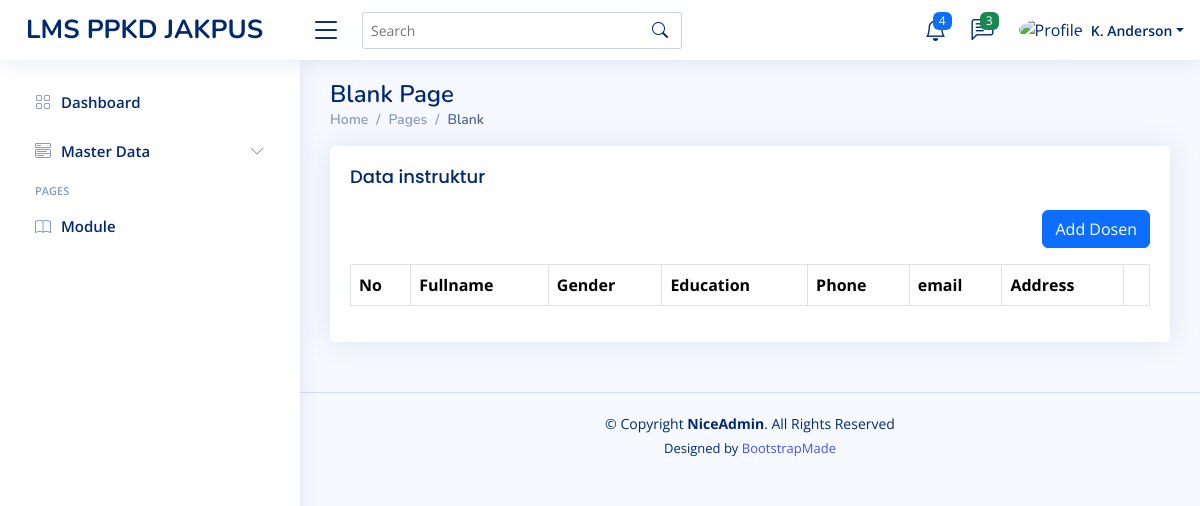
The app's page /home.php?page=instructor, older data.
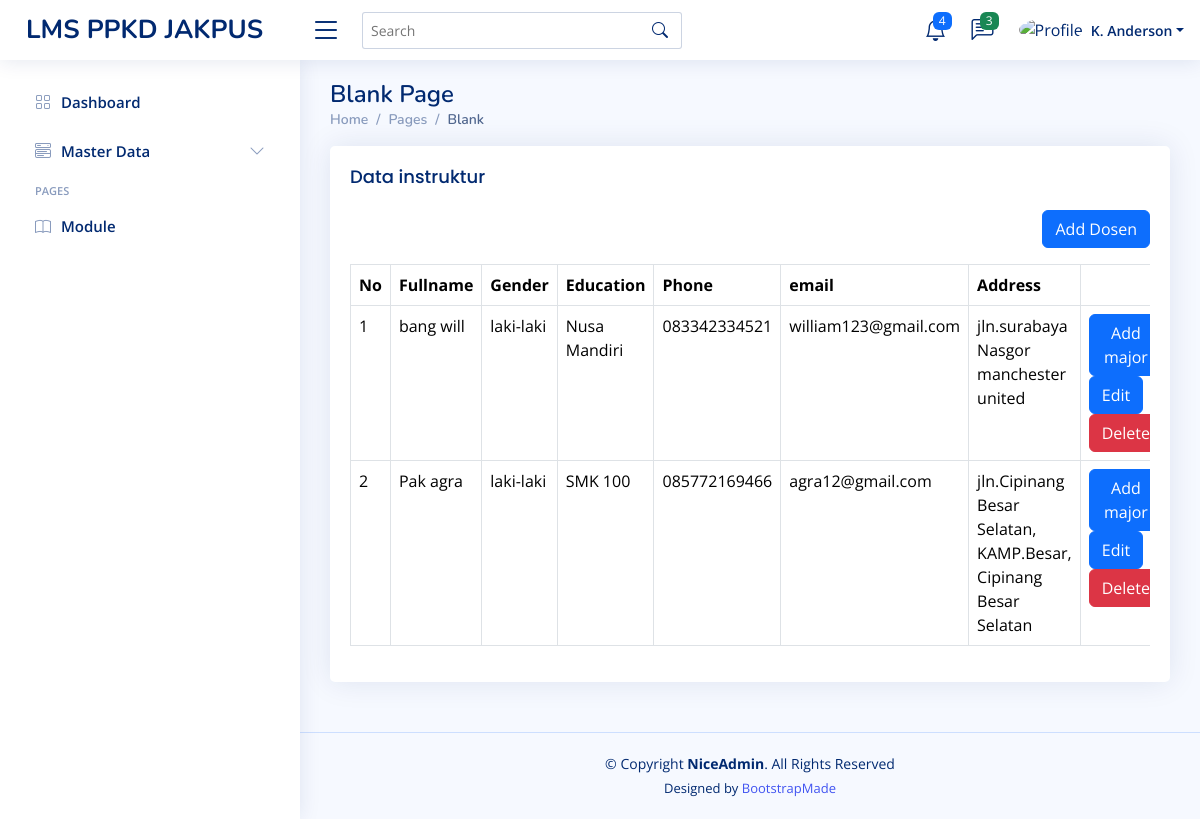
The same page, newer data.
### tables this page shows
CREATE TABLE `instructors` (
  `id` int(11) NOT NULL,
  `name` varchar(50) NOT NULL,
  `gender` tinyint(1) NOT NULL,
  `education` varchar(30) NOT NULL,
  `phone` varchar(15) NOT NULL,
  `email` varchar(50) NOT NULL,
  `address` text NOT NULL,
  `created_at` timestamp NOT NULL DEFAULT current_timestamp(),
  `update_at` timestamp NULL DEFAULT NULL ON UPDATE current_timestamp()
);

### content/instructor.php (the view)
<?php
$query = mysqli_query($config, "SELECT * FROM instructors  ORDER BY id DESC");
$rows = mysqli_fetch_all($query, MYSQLI_ASSOC);
?>
<div class="row">
  <div class="col-12">
    <div class="card">
      <div class="card-body">
        <h5 class="card-title"> Data instruktur</h5>
        <div class="mb-3" align="right">
          <a href="?page=tambah-instructor" class="btn btn-primary">Add Dosen</a>
        </div>
        <div class="table-responsive">
          <table class="table table-bordered">
            <thead>
              <tr>
                <th>No</th>
                <th>Fullname</th>
                <th>Gender</th>
                <th>Education</th>
                <th>Phone</th>
                <th>email</th>
                <th>Address</th>
                <th></th>
              </tr>
            </thead>
            <tbody>
              <?php foreach($rows as $key => $row): ?>
              <tr>
                <td><?php echo $key += 1; ?></td>
                <td><?php echo $row['name'] ?></td>
                <td><?php echo $row['gender'] == 1 ? "laki-laki" : "Perempuan"; ?></td>
                <td><?php echo $row['education'] ?></td>
                <td><?php echo $row['phone'] ?></td>
                <td><?php echo $row['email'] ?></td>
                <td><?php echo $row['address'] ?></td>
                <td>
                  <a href="?page=tambah-instructor-major&id=<?php echo $row ['id']?>" class="btn btn-primary">Add
                    major</a>
                  <a href="?page=tambah-instructor&edit=<?php echo $row ['id']?>" class="btn btn-primary">Edit</a>
                  <a onclick="return confirm('bener gak mau dihapus?')"
                    href="?page=tambah-instructor&delete=<?php echo $row ['id']?>" class="btn btn-danger">Delete</a>
                </td>
              </tr>
              <?php endforeach ?>
            </tbody>
          </table>
        </div>
      </div>
    </div>
  </div>
</div>

### home.php (shortened to what this page needs)
<!DOCTYPE html>
<html lang="en">
<head>
  <link href="assets/assets/vendor/bootstrap/css/bootstrap.min.css" rel="stylesheet">
  <link href="assets/assets/vendor/bootstrap-icons/bootstrap-icons.css" rel="stylesheet">
  <link href="assets/assets/vendor/boxicons/css/boxicons.min.css" rel="stylesheet">
  <link href="assets/assets/vendor/quill/quill.snow.css" rel="stylesheet">
  <link href="assets/assets/vendor/quill/quill.bubble.css" rel="stylesheet">
  <link href="assets/assets/vendor/remixicon/remixicon.css" rel="stylesheet">
  <link href="assets/assets/vendor/simple-datatables/style.css" rel="stylesheet">
  <link href="assets/assets/css/style.css" rel="stylesheet">
</head>
<body>
  <?php include "inc/header.php" ?>
  <?php include "inc/sidebar.php" ?>
  <main id="main" class="main">
    <div class="pagetitle">
      <h1>Blank Page</h1>
      <nav>
        <ol class="breadcrumb">
          <li class="breadcrumb-item"><a href="index.html">Home</a></li>
          <li class="breadcrumb-item">Pages</li>
          <li class="breadcrumb-item active">Blank</li>
        </ol>
      </nav>
    </div>
    <section class="section">
      <?php
          if (isset($_GET['page'])) {
            if (file_exists("content/" . $_GET['page'] . ".php")) {
              include ('content/' . $_GET['page'] . ".php");
                } else {
                    include 'content/dashboard.php';
                      }
                } else {
                     include 'content/user.php';
                    }
                    ?>
    </section>
  </main>
  <footer id="footer" class="footer">
    <div class="copyright">
      &copy; Copyright <strong><span>NiceAdmin</span></strong>. All Rights Reserved
    </div>
    <div class="credits">
      Designed by <a href="https://bootstrapmade.com/">BootstrapMade</a>
    </div>
  </footer>
</body>
</html>

### inc/header.php (shortened to what this page needs)
<header id="header" class="header fixed-top d-flex align-items-center">
  <div class="d-flex align-items-center justify-content-between">
    <a href="index.html" class="logo d-flex align-items-center">
      <span class="d-none d-lg-block">LMS PPKD JAKPUS</span>
    </a>
    <i class="bi bi-list toggle-sidebar-btn"></i>
  </div>
  <div class="search-bar">
    <form class="search-form d-flex align-items-center" method="POST" action="#">
      <input type="text" name="query" placeholder="Search" title="Enter search keyword">
      <button type="submit" title="Search"><i class="bi bi-search"></i></button>
    </form>
  </div>
  <nav class="header-nav ms-auto">
    <ul class="d-flex align-items-center">
      <li class="nav-item dropdown">
        <a class="nav-link nav-icon" href="#" data-bs-toggle="dropdown">
          <i class="bi bi-bell"></i>
          <span class="badge bg-primary badge-number">4</span>
        </a>
      </li>
      <li class="nav-item dropdown">
        <a class="nav-link nav-icon" href="#" data-bs-toggle="dropdown">
          <i class="bi bi-chat-left-text"></i>
          <span class="badge bg-success badge-number">3</span>
        </a>
      </li>
      <li class="nav-item dropdown pe-3">
        <a class="nav-link nav-profile d-flex align-items-center pe-0" href="#" data-bs-toggle="dropdown">
          <img src="assets/assets/img/profile-img.jpg" alt="Profile" class="rounded-circle">
          <span class="d-none d-md-block dropdown-toggle ps-2">K. Anderson</span>
        </a>
      </li>
    </ul>
  </nav>
</header>

### inc/sidebar.php (shortened to what this page needs)
<aside id="sidebar" class="sidebar">
  <ul class="sidebar-nav" id="sidebar-nav">
    <li class="nav-item">
      <a class="nav-link collapsed" href="index.html">
        <i class="bi bi-grid"></i>
        <span>Dashboard</span>
      </a>
    </li>
    <li class="nav-item">
      <a class="nav-link collapsed" data-bs-target="#components-nav" data-bs-toggle="collapse" href="#">
        <i class="bi bi-menu-button-wide"></i><span>Master Data</span><i class="bi bi-chevron-down ms-auto"></i>
      </a>
    </li>
    <li class="nav-heading">Pages</li>
    <li class="nav-item">
      <a class="nav-link collapsed" href="users-profile.html">
        <i class="bi bi-book"></i>
        <span>Module</span>
      </a>
    </li>
  </ul>
</aside>

### assets/assets/css/style.css (style rules this page uses)
:root { scroll-behavior: smooth; }
body { font-family: "Open Sans", sans-serif; background: #f6f9ff; color: #444444; }
a { color: #4154f1; text-decoration: none; }
h1, h2, h3, h4, h5, h6 { font-family: "Nunito", sans-serif; }
#main { margin-top: 60px; padding: 20px 30px; transition: all 0.3s; }
.pagetitle { margin-bottom: 10px; }
.pagetitle h1 { font-size: 24px; margin-bottom: 0; font-weight: 600; color: #012970; }
.card { margin-bottom: 30px; border: none; border-radius: 5px; box-shadow: 0px 0 30px rgba(1, 41, 112, 0.1); }
.card-title { padding: 20px 0 15px 0; font-size: 18px; font-weight: 500; color: #012970; font-family: "Poppins", sans-serif; }
.card-body { padding: 0 20px 20px 20px; }
.breadcrumb { font-size: 14px; font-family: "Nunito", sans-serif; color: #899bbd; font-weight: 600; }
.breadcrumb a { color: #899bbd; transition: 0.3s; }
.breadcrumb .breadcrumb-item::before { color: #899bbd; }
.breadcrumb .active { color: #51678f; font-weight: 600; }
.logo { line-height: 1; }
@media (min-width: 1200px) { .logo { width: 280px; } }
.logo span { font-size: 26px; font-weight: 700; color: #012970; font-family: "Nunito", sans-serif; }
.header { transition: all 0.5s; z-index: 997; height: 60px; box-shadow: 0px 2px 20px rgba(1, 41, 112, 0.1); background-color: #fff; padding-left: 20px; }
.header .toggle-sidebar-btn { font-size: 32px; padding-left: 10px; cursor: pointer; color: #012970; }
.header .search-bar { min-width: 360px; padding: 0 20px; }
.header .search-form { width: 100%; }
.header .search-form input { border: 0; font-size: 14px; color: #012970; border: 1px solid rgba(1, 41, 112, 0.2); padding: 7px 38px 7px 8px; border-radius: 3px; transition: 0.3s; width: 100%; }
.header .search-form button { border: 0; padding: 0; margin-left: -30px; background: none; }
.header .search-form button i { color: #012970; }
.header-nav ul { list-style: none; }
.header-nav>ul { margin: 0; padding: 0; }
.header-nav .nav-icon { font-size: 22px; color: #012970; margin-right: 25px; position: relative; }
.header-nav .nav-profile { color: #012970; }
.header-nav .nav-profile img { max-height: 36px; }
.header-nav .nav-profile span { font-size: 14px; font-weight: 600; }
.header-nav .badge-number { position: absolute; inset: -2px -5px auto auto; font-weight: normal; font-size: 12px; padding: 3px 6px; }
.sidebar { position: fixed; top: 60px; left: 0; bottom: 0; width: 300px; z-index: 996; transition: all 0.3s; padding: 20px; overflow-y: auto; scrollbar-width: thin; scrollbar-color: #aab7cf transparent; box-shadow: 0px 0px 20px rgba(1, 41, 112, 0.1); background-color: #fff; }
@media (min-width: 1200px) { #main, #footer { margin-left: 300px; } }
.sidebar-nav { padding: 0; margin: 0; list-style: none; }
.sidebar-nav li { padding: 0; margin: 0; list-style: none; }
.sidebar-nav .nav-item { margin-bottom: 5px; }
.sidebar-nav .nav-heading { font-size: 11px; text-transform: uppercase; color: #899bbd; font-weight: 600; margin: 10px 0 5px 15px; }
.sidebar-nav .nav-link { display: flex; align-items: center; font-size: 15px; font-weight: 600; color: #4154f1; transition: 0.3; background: #f6f9ff; padding: 10px 15px; border-radius: 4px; }
.sidebar-nav .nav-link i { font-size: 16px; margin-right: 10px; color: #4154f1; }
.sidebar-nav .nav-link.collapsed { color: #012970; background: #fff; }
.sidebar-nav .nav-link.collapsed i { color: #899bbd; }
.sidebar-nav .nav-link .bi-chevron-down { margin-right: 0; transition: transform 0.2s ease-in-out; }
.footer { padding: 20px 0; font-size: 14px; transition: all 0.3s; border-top: 1px solid #cddfff; }
.footer .copyright { text-align: center; color: #012970; }
.footer .credits { padding-top: 5px; text-align: center; font-size: 13px; color: #012970; }

Row changes from the older to the newer data that the page shows:
added instructors: key "1", name "bang will", gender "laki-laki", education "Nusa Mandiri", phone "083342334521", email "william123@gmail.com", address "jln.surabaya Nasgor manchester united"
added instructors: key "2", name "Pak agra", gender "laki-laki", education "SMK 100", phone "085772169466", email "agra12@gmail.com", address "jln.Cipinang Besar Selatan, KAMP.Besar, Cipinang Besar Selatan"
